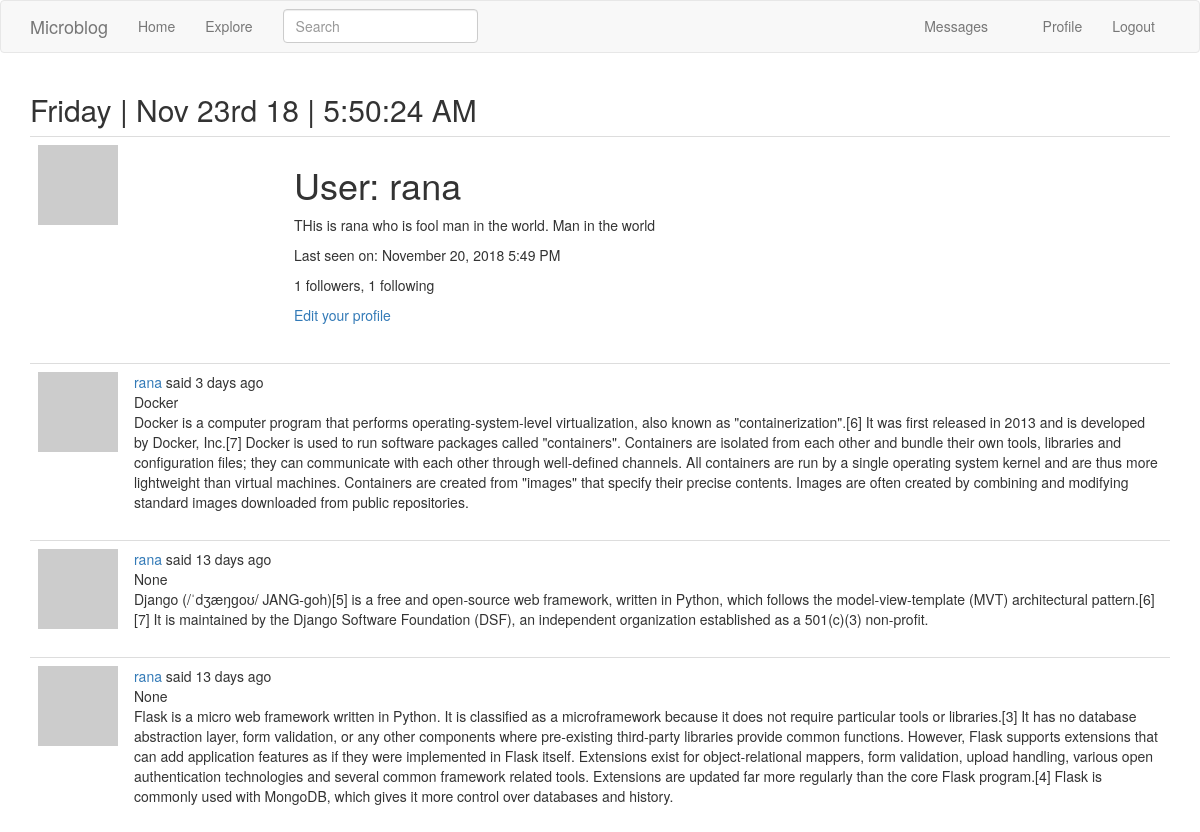
The app's page /user/rana (signed in, upper part), older data.
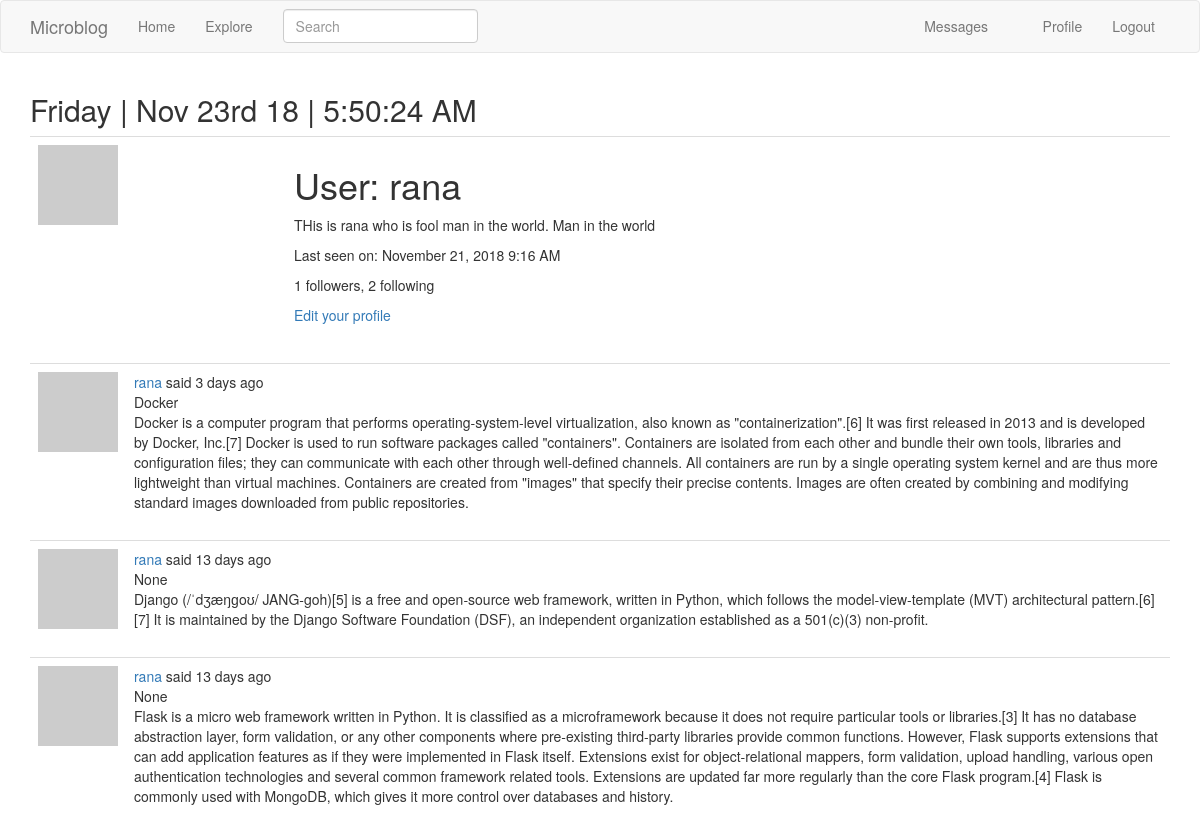
The same page, newer data.
### app/models.py (models this page shows, shortened)
class User(UserMixin, db.Model):
    id = db.Column(db.Integer, primary_key=True)
    username = db.Column(db.String(64), index=True, unique=True)
    email = db.Column(db.String(120), index=True, unique=True)
    password_hash = db.Column(db.String(128))
    posts = db.relationship('Post', backref='author', lazy='dynamic')
    about_me = db.Column(db.String(140))
    last_seen = db.Column(db.DateTime, default=datetime.utcnow)
    followed = db.relationship(
        'User', secondary=followers,
        primaryjoin=(followers.c.follower_id == id),
        secondaryjoin=(followers.c.followed_id == id),
        backref=db.backref('followers', lazy='dynamic'), lazy='dynamic')
    messages_sent = db.relationship('Message',
                                    foreign_keys='Message.sender_id',
                                    backref='author', lazy='dynamic')
    messages_received = db.relationship('Message',
                                        foreign_keys='Message.recipient_id',
                                        backref='recipient', lazy='dynamic')
    notifications = db.relationship('Notification', backref='user', lazy='dynamic')
    last_message_read_time = db.Column(db.DateTime)
    def new_messages(self):
        last_read_time = self.last_message_read_time or datetime(1900,1,1)
        return Message.query.filter_by(recipient=self).filter(Message.timestamp > last_read_time).count()
    def avatar(self, size):
        digest = md5(self.email.lower().encode('utf-8')).hexdigest()
        return 'https://www.gravatar.com/avatar/{}?d=identicon&s={}'.format(digest, size)

### app/main/routes.py (the view)
@bp.route('/user/<username>')
def user(username):
    user = User.query.filter_by(username=username).first_or_404()
    page = request.args.get('page', 1, type=int)
    posts = user.posts.order_by(Post.timestamp.desc()).paginate(
        page, current_app.config['POSTS_PER_PAGE'], False)
    next_url = url_for('main.user', username=user.username, page=posts.next_num) \
        if posts.has_next else None
    prev_url = url_for('main.user', username=user.username, page=posts.prev_num) \
        if posts.has_prev else None
    return render_template('user.html', user=user, posts=posts.items, title=_('User post'), next_url=next_url, prev_url=prev_url)

### app/main/forms.py
class SearchForm(FlaskForm):
    q = StringField(_l('Search'), validators=[DataRequired()])
    def __init__(self, *args, **kwargs):
        if 'formdata' not in kwargs:
            kwargs['formdata'] = request.args
        if 'csrf_enabled' not in kwargs:
            kwargs['csrf_enabled'] = False
        super(SearchForm, self).__init__(*args, **kwargs)

### app/main/routes.py (called while the page is built)
@bp.before_request
def before_request():
    if current_user.is_authenticated:
        current_user.last_seen = datetime.utcnow()
        db.session.commit()
    g.local = str(get_locale())

@bp.before_request
def before_request():
    if current_user.is_authenticated:
        current_user.last_seen = datetime.utcnow()
        db.session.commit()
        g.search_form = SearchForm()
    g.locale = str(get_locale())

### app/models.py (called while the page is built)
@login.user_loader
def load_user(id):
    return User.query.get(int(id))

    @classmethod
    def before_commit(cls, session):
        session._changes = {
            'add': list(session.new),
            'update': list(session.dirty),
            'delete': list(session.deleted)
        }

### app/templates/user.html (shortened to what this page needs)
{% extends "base.html" %}
{% block app_content %}
    <table class="table table-hover">
        <tr>
            <td width="256px"><img src="{{ user.avatar(200) }}"></td>
            <td>
                <h1>{{ _('User') }}: {{ user.username }}</h1>
                {% if user.about_me %}<p>{{ user.about_me }}</p>{% endif %}
                {% if user.last_seen %}
                <p>{{ _('Last seen on') }}: {{ moment(user.last_seen).format('LLL') }}</p>
                {% endif %}
                <p>{{ _('%(count)d followers', count=user.followers.count()) }}, {{ _('%(count)d following', count=user.followed.count()) }}</p>
                {% if user == current_user %}
                <p><a href="{{ url_for('main.edit_profile') }}">{{ _('Edit your profile') }}</a></p>
                {% elif not current_user.is_following(user) %}
                <p><a href="{{ url_for('main.follow', username=user.username) }}">{{ _('Follow') }}</a></p>
                {% else %}
                <p><a href="{{ url_for('main.unfollow', username=user.username) }}">{{ _('Unfollow') }}</a></p>
                {% endif %}
            </td>
        </tr>
    </table>
    {% for post in posts %}
        {% include '_post.html' %}
    {% endfor %}
{% endblock %}

Row changes from the older to the newer data that the page shows:
changed User "rana": last_seen "November 20, 2018 5:49 PM" → "November 21, 2018 9:16 AM"
Text that changed along with them:
text no longer shown: "1 following"
text now shown: "2 following"
